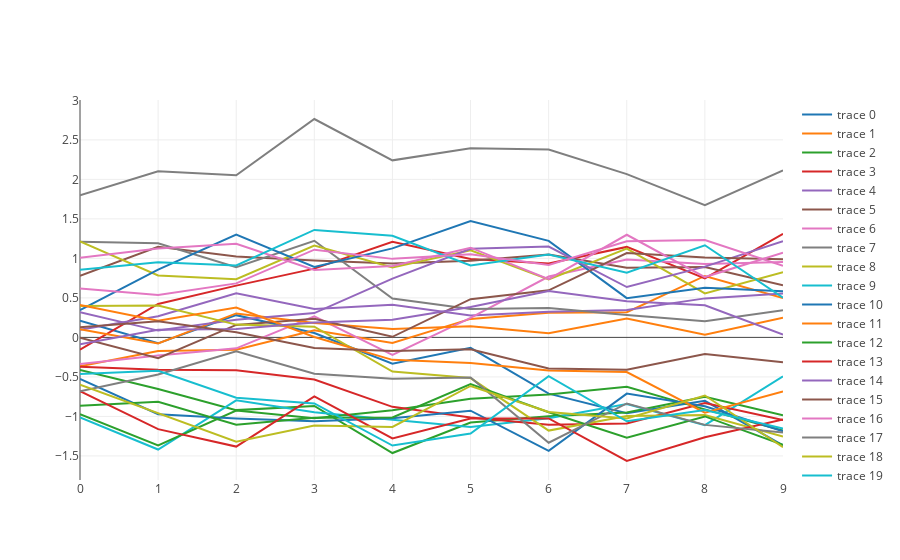

Notebook cell for this chart:
### Code cell
plots_by_run = []
for v in range(Ny):
    plots_by_run.append(
        plt_type.Scatter(x=np.squeeze(np.arange(T)), 
                      y=np.squeeze(y[:,:,v]), 
                      mode='lines')
    )
    
plt(plots_by_run)

### Figure 1 — Plotly figure (JSON) as saved in the notebook; plotly's stock layout.template omitted (floating-point values rounded to 4 significant figures)
{"data": [{"mode": "lines", "type": "scatter", "x": [0, 1, 2, 3, 4, 5, 6, 7, 8, 9], "y": [0.2103, -0.07493, 0.2815, 0.05475, -0.3333, -0.1312, -0.7119, -0.959, -0.8032, -1.366]}, {"mode": "lines", "type": "scatter", "x": [0, 1, 2, 3, 4, 5, 6, 7, 8, 9], "y": [-0.3652, -0.1728, -0.1565, 0.09017, -0.07094, 0.2342, 0.3105, 0.3183, 0.7779, 0.4992]}, {"mode": "lines", "type": "scatter", "x": [0, 1, 2, 3, 4, 5, 6, 7, 8, 9], "y": [-0.4136, -0.6527, -0.9204, -0.8678, -1.463, -1.077, -0.9969, -0.9514, -0.7518, -0.9849]}, {"mode": "lines", "type": "scatter", "x": [0, 1, 2, 3, 4, 5, 6, 7, 8, 9], "y": [-0.1563, 0.4235, 0.6556, 0.8706, 1.21, 0.9937, 0.9355, 1.145, 0.7475, 1.311]}, {"mode": "lines", "type": "scatter", "x": [0, 1, 2, 3, 4, 5, 6, 7, 8, 9], "y": [0.0969, 0.2675, 0.5596, 0.3594, 0.4131, 0.2787, 0.3244, 0.3459, 0.4939, 0.5557]}, {"mode": "lines", "type": "scatter", "x": [0, 1, 2, 3, 4, 5, 6, 7, 8, 9], "y": [0.7785, 1.146, 1.025, 0.9741, 0.9362, 0.9703, 1.05, 0.8827, 0.8909, 0.6586]}, {"mode": "lines", "type": "scatter", "x": [0, 1, 2, 3, 4, 5, 6, 7, 8, 9], "y": [-0.3364, -0.2301, -0.1386, 0.2671, -0.2205, 0.2461, 0.7701, 0.9853, 0.9275, 0.9528]}, {"mode": "lines", "type": "scatter", "x": [0, 1, 2, 3, 4, 5, 6, 7, 8, 9], "y": [1.209, 1.191, 0.8883, 1.223, 0.4918, 0.3603, 0.3725, 0.2837, 0.2057, 0.3423]}, {"mode": "lines", "type": "scatter", "x": [0, 1, 2, 3, 4, 5, 6, 7, 8, 9], "y": [1.214, 0.7831, 0.7369, 1.163, 0.8864, 1.103, 0.735, 1.124, 0.5563, 0.8262]}, {"mode": "lines", "type": "scatter", "x": [0, 1, 2, 3, 4, 5, 6, 7, 8, 9], "y": [-1.012, -1.419, -0.7962, -0.9471, -1.041, -1.133, -1.022, -0.8427, -1.11, -0.4939]}, {"mode": "lines", "type": "scatter", "x": [0, 1, 2, 3, 4, 5, 6, 7, 8, 9], "y": [0.345, 0.8579, 1.302, 0.893, 1.126, 1.471, 1.222, 0.4964, 0.6284, 0.5831]}, {"mode": "lines", "type": "scatter", "x": [0, 1, 2, 3, 4, 5, 6, 7, 8, 9], "y": [0.1022, -0.07775, 0.3036, 0.1834, 0.1049, 0.1427, 0.05197, 0.24, 0.03337, 0.2494]}, {"mode": "lines", "type": "scatter", "x": [0, 1, 2, 3, 4, 5, 6, 7, 8, 9], "y": [-0.9713, -1.368, -0.9265, -1.023, -0.9228, -0.7763, -0.723, -0.6251, -0.911, -1.18]}, {"mode": "lines", "type": "scatter", "x": [0, 1, 2, 3, 4, 5, 6, 7, 8, 9], "y": [-0.373, -0.4107, -0.4145, -0.5341, -0.8786, -1.014, -1.104, -1.09, -0.8314, -1.047]}, {"mode": "lines", "type": "scatter", "x": [0, 1, 2, 3, 4, 5, 6, 7, 8, 9], "y": [0.3178, 0.08616, 0.2228, 0.3074, 0.7447, 1.122, 1.15, 0.6372, 0.8958, 1.217]}, {"mode": "lines", "type": "scatter", "x": [0, 1, 2, 3, 4, 5, 6, 7, 8, 9], "y": [-0.002743, -0.2624, 0.1582, 0.2356, 0.007588, 0.4842, 0.5962, 1.068, 1.011, 0.9885]}, {"mode": "lines", "type": "scatter", "x": [0, 1, 2, 3, 4, 5, 6, 7, 8, 9], "y": [1.008, 1.124, 1.185, 0.8539, 0.9046, 1.135, 0.7379, 1.299, 0.7637, 1.073]}, {"mode": "lines", "type": "scatter", "x": [0, 1, 2, 3, 4, 5, 6, 7, 8, 9], "y": [1.797, 2.102, 2.051, 2.764, 2.241, 2.395, 2.377, 2.067, 1.672, 2.114]}, {"mode": "lines", "type": "scatter", "x": [0, 1, 2, 3, 4, 5, 6, 7, 8, 9], "y": [0.3979, 0.4022, 0.162, 0.1348, -0.433, -0.5151, -1.179, -0.9938, -0.983, -1.254]}, {"mode": "lines", "type": "scatter", "x": [0, 1, 2, 3, 4, 5, 6, 7, 8, 9], "y": [0.8569, 0.9526, 0.9099, 1.36, 1.287, 0.9095, 1.049, 0.8185, 1.166, 0.503]}, {"mode": "lines", "type": "scatter", "x": [0, 1, 2, 3, 4, 5, 6, 7, 8, 9], "y": [-0.526, -0.9729, -1.025, -1.06, -1.025, -0.9279, -1.435, -0.7111, -0.8708, -1.189]}, {"mode": "lines", "type": "scatter", "x": [0, 1, 2, 3, 4, 5, 6, 7, 8, 9], "y": [0.4088, 0.2118, 0.3774, 0.004368, -0.284, -0.3253, -0.4179, -0.4379, -0.9526, -0.6849]}, {"mode": "lines", "type": "scatter", "x": [0, 1, 2, 3, 4, 5, 6, 7, 8, 9], "y": [-0.865, -0.8134, -1.104, -1.018, -1.014, -0.5916, -0.9472, -1.27, -1.0, -1.358]}, {"mode": "lines", "type": "scatter", "x": [0, 1, 2, 3, 4, 5, 6, 7, 8, 9], "y": [-0.6796, -1.161, -1.382, -0.746, -1.278, -1.028, -1.025, -1.564, -1.265, -1.038]}, {"mode": "lines", "type": "scatter", "x": [0, 1, 2, 3, 4, 5, 6, 7, 8, 9], "y": [-0.08835, 0.09775, 0.1062, 0.1898, 0.2228, 0.3849, 0.5872, 0.4571, 0.4063, 0.03499]}, {"mode": "lines", "type": "scatter", "x": [0, 1, 2, 3, 4, 5, 6, 7, 8, 9], "y": [0.127, 0.2047, 0.06379, -0.1342, -0.1723, -0.1491, -0.3936, -0.4103, -0.2107, -0.315]}, {"mode": "lines", "type": "scatter", "x": [0, 1, 2, 3, 4, 5, 6, 7, 8, 9], "y": [0.6188, 0.5372, 0.6835, 1.11, 0.9939, 1.052, 0.9156, 1.218, 1.234, 0.9063]}, {"mode": "lines", "type": "scatter", "x": [0, 1, 2, 3, 4, 5, 6, 7, 8, 9], "y": [-0.6831, -0.4691, -0.1753, -0.4596, -0.5228, -0.5063, -1.333, -0.836, -1.107, -1.204]}, {"mode": "lines", "type": "scatter", "x": [0, 1, 2, 3, 4, 5, 6, 7, 8, 9], "y": [-0.5992, -0.9608, -1.319, -1.115, -1.134, -0.6148, -0.9434, -1.026, -0.7354, -1.39]}, {"mode": "lines", "type": "scatter", "x": [0, 1, 2, 3, 4, 5, 6, 7, 8, 9], "y": [-0.4623, -0.4213, -0.7646, -0.835, -1.368, -1.215, -0.4917, -1.062, -0.9178, -1.152]}], "layout": {}}
